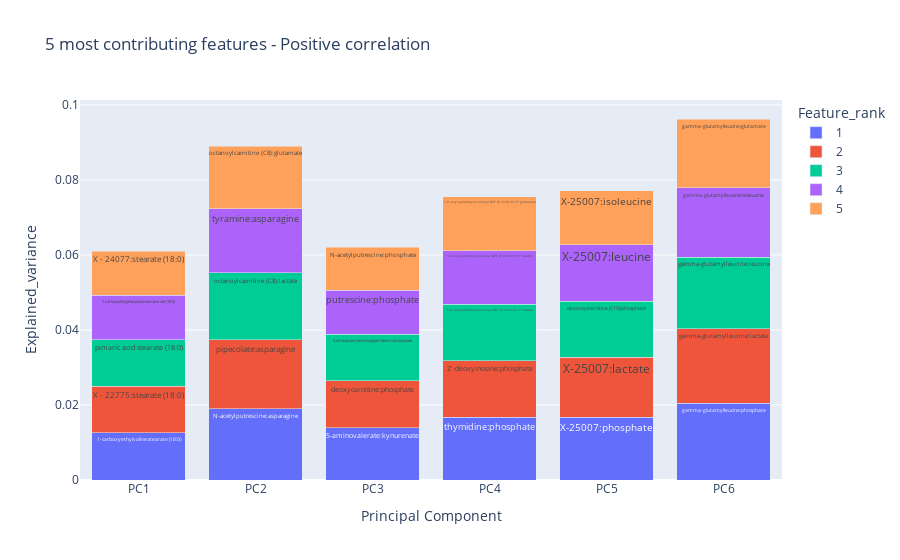

Source (notebook cell):
### Code cell
plotly_df_pos['Feature_rank'] = plotly_df_pos['Feature_rank'].astype(str)

fig = px.bar(plotly_df_pos, x='PCs', y='Explained_variance', 
                     color='Feature_rank', text='Features', barmode='stack', 
                     labels={'PCs':'Principal Component'}, 
                     title='5 most contributing features - Positive correlation')
fig.show()

### Figure 1 — Plotly figure (JSON) as saved in the notebook; plotly's stock layout.template omitted (floating-point values rounded to 4 significant figures)
{"data": [{"alignmentgroup": "True", "hovertemplate": "Feature_rank=1<br>Principal Component=%{x}<br>Explained_variance=%{y}<br>Features=%{text}<extra></extra>", "legendgroup": "1", "marker": {"color": "#636efa", "pattern": {"shape": ""}}, "name": "1", "offsetgroup": "1", "orientation": "v", "showlegend": true, "text": ["1-carboxyethylvaline:stearate (18:0)", "N-acetylputrescine:asparagine", "5-aminovalerate:kynurenate", "thymidine:phosphate", "X-25007:phosphate", "gamma-glutamylleucine:phosphate"], "textposition": "auto", "type": "bar", "x": ["PC1", "PC2", "PC3", "PC4", "PC5", "PC6"], "xaxis": "x", "y": [0.0126, 0.01899, 0.01398, 0.01669, 0.01675, 0.02051], "yaxis": "y"}, {"alignmentgroup": "True", "hovertemplate": "Feature_rank=2<br>Principal Component=%{x}<br>Explained_variance=%{y}<br>Features=%{text}<extra></extra>", "legendgroup": "2", "marker": {"color": "#EF553B", "pattern": {"shape": ""}}, "name": "2", "offsetgroup": "2", "orientation": "v", "showlegend": true, "text": ["X - 22775:stearate (18:0)", "pipecolate:asparagine", "deoxycarnitine:phosphate", "2'-deoxyinosine:phosphate", "X-25007:lactate", "gamma-glutamylleucine:lactate"], "textposition": "auto", "type": "bar", "x": ["PC1", "PC2", "PC3", "PC4", "PC5", "PC6"], "xaxis": "x", "y": [0.01239, 0.01845, 0.01252, 0.01512, 0.01593, 0.01985], "yaxis": "y"}, {"alignmentgroup": "True", "hovertemplate": "Feature_rank=3<br>Principal Component=%{x}<br>Explained_variance=%{y}<br>Features=%{text}<extra></extra>", "legendgroup": "3", "marker": {"color": "#00cc96", "pattern": {"shape": ""}}, "name": "3", "offsetgroup": "3", "orientation": "v", "showlegend": true, "text": ["pimaric acid:stearate (18:0)", "octanoylcarnitine (C8):lactate", "5-aminovalerate:6-oxopiperidine-2-carboxylate", "1-(1-enyl-palmitoyl)-2-oleoyl-GPE (P-16:0/18:1)*:lactate", "decanoylcarnitine (C10):phosphate", "gamma-glutamylleucine:leucine"], "textposition": "auto", "type": "bar", "x": ["PC1", "PC2", "PC3", "PC4", "PC5", "PC6"], "xaxis": "x", "y": [0.01236, 0.0178, 0.01234, 0.01499, 0.01502, 0.01908], "yaxis": "y"}, {"alignmentgroup": "True", "hovertemplate": "Feature_rank=4<br>Principal Component=%{x}<br>Explained_variance=%{y}<br>Features=%{text}<extra></extra>", "legendgroup": "4", "marker": {"color": "#ab63fa", "pattern": {"shape": ""}}, "name": "4", "offsetgroup": "4", "orientation": "v", "showlegend": true, "text": ["1-carboxyethylphenylalanine:stearate (18:0)", "tyramine:asparagine", "putrescine:phosphate", "1-(1-enyl-palmitoyl)-2-oleoyl-GPE (P-16:0/18:1)*:leucine", "X-25007:leucine", "gamma-glutamylleucine:isoleucine"], "textposition": "auto", "type": "bar", "x": ["PC1", "PC2", "PC3", "PC4", "PC5", "PC6"], "xaxis": "x", "y": [0.01193, 0.01708, 0.0117, 0.01439, 0.01497, 0.01842], "yaxis": "y"}, {"alignmentgroup": "True", "hovertemplate": "Feature_rank=5<br>Principal Component=%{x}<br>Explained_variance=%{y}<br>Features=%{text}<extra></extra>", "legendgroup": "5", "marker": {"color": "#FFA15A", "pattern": {"shape": ""}}, "name": "5", "offsetgroup": "5", "orientation": "v", "showlegend": true, "text": ["X - 24077:stearate (18:0)", "octanoylcarnitine (C8):glutamate", "N-acetylputrescine:phosphate", "1-(1-enyl-palmitoyl)-2-oleoyl-GPE (P-16:0/18:1)*:glutamate", "X-25007:isoleucine", "gamma-glutamylleucine:glutamate"], "textposition": "auto", "type": "bar", "x": ["PC1", "PC2", "PC3", "PC4", "PC5", "PC6"], "xaxis": "x", "y": [0.01174, 0.0167, 0.01146, 0.01436, 0.01439, 0.01838], "yaxis": "y"}], "layout": {"barmode": "stack", "legend": {"title": {"text": "Feature_rank"}, "tracegroupgap": 0}, "title": {"text": "5 most contributing features - Positive correlation"}, "xaxis": {"anchor": "y", "domain": [0, 1], "title": {"text": "Principal Component"}}, "yaxis": {"anchor": "x", "domain": [0, 1], "title": {"text": "Explained_variance"}}}}
